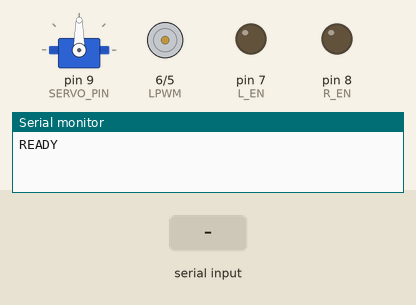
The sketch below on a simulated Arduino Uno, built with avr-gcc and run on an emulated ATmega328P. On the bench: servo, motor-driver pin pairs drawn as motors (green arrow = first pin HIGH = forward, orange = second pin HIGH = backward, longer = more drive), output pins drawn as LEDs (lit = HIGH), the last lines printed to the serial monitor. The inputs (shaded band) are chosen by the test bench.

Above: at 1.2 s.
1.3 s: "90,45\n" received over Serial
At 3.0 s:
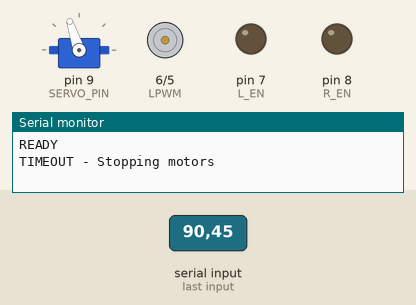
3.3 s: "30,150\n" received over Serial
At 3.7 s:
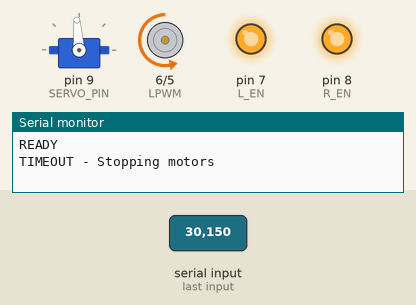
5.3 s: "200\n" received over Serial
At 8.0 s:
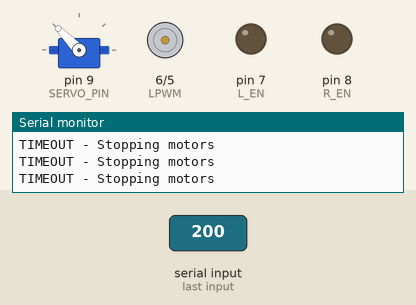
8.3 s: "1,90\n" received over Serial
At 9.7 s:
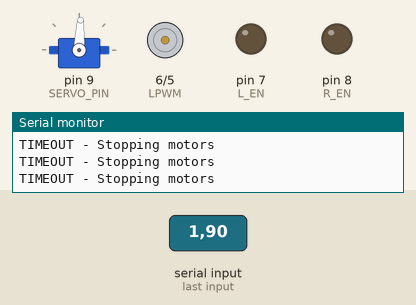
10.3 s: "90\n" received over Serial
At 11.6 s:
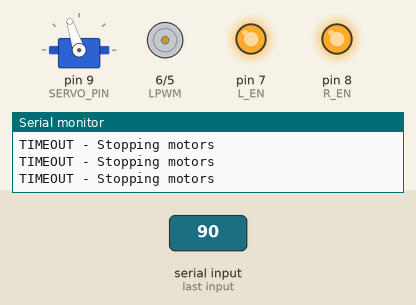
13.3 s: "1,90,45\n" received over Serial
At 13.7 s:
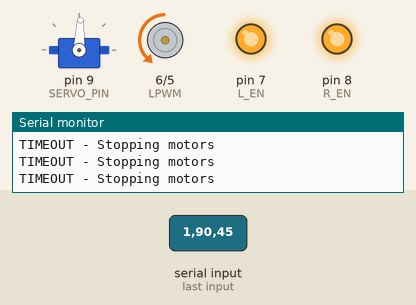
Timing chart, 0 to 16.3 s (numbered marks = the images above; inputs shaded):
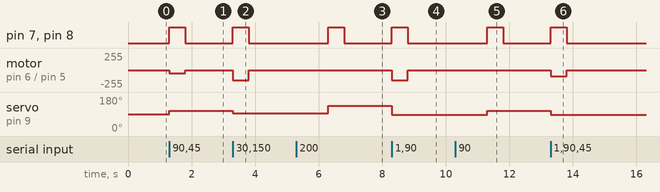

Measured:
- after the input at 1.3 s, pin 7 (L_EN), pin 8 (R_EN): LOW → HIGH at once, → LOW 0.50 s later; motor on pin 6 (LPWM) / pin 5 (RPWM): stopped → backward 45/255 at once, → stopped 0.50 s later; servo on pin 9 (SERVO_PIN): 90° → 108° at once
- after the input at 3.3 s, pin 7 (L_EN), pin 8 (R_EN): LOW → HIGH at once, → LOW 0.50 s later; motor on pin 6 (LPWM) / pin 5 (RPWM): stopped → backward 150/255 at once, → stopped 0.50 s later; servo on pin 9 (SERVO_PIN): 108° → 94° at once
- after the input at 5.3 s, pin 7 (L_EN), pin 8 (R_EN): LOW → HIGH after 1.0 s, → LOW 0.50 s later; servo on pin 9 (SERVO_PIN): 94° → 134° after 1.0 s
- after the input at 8.3 s, pin 7 (L_EN), pin 8 (R_EN): LOW → HIGH at once, → LOW 0.50 s later; motor on pin 6 (LPWM) / pin 5 (RPWM): stopped → backward 150/255 at once, → stopped 0.50 s later; servo on pin 9 (SERVO_PIN): 134° → 87° at once
- after the input at 10.3 s, pin 7 (L_EN), pin 8 (R_EN): LOW → HIGH after 1.0 s, → LOW 0.50 s later; servo on pin 9 (SERVO_PIN): 87° → 108° after 1.0 s
- after the input at 13.3 s, pin 7 (L_EN), pin 8 (R_EN): LOW → HIGH at once, → LOW 0.50 s later; motor on pin 6 (LPWM) / pin 5 (RPWM): stopped → backward 90/255 at once, → stopped 0.50 s later; servo on pin 9 (SERVO_PIN): 108° → 87° at once

The sketch:

motorcontroller.ino
```cpp
#include <Servo.h>

Servo steering;
const int SERVO_PIN = 9;

// H-Bridge pins
const int RPWM = 5;  // Right PWM (forward)
const int LPWM = 6;  // Left PWM (reverse)
const int L_EN = 7;  // Left Enable
const int R_EN = 8;  // Right Enable

const unsigned long TIMEOUT_MS = 500;  // Stop if no data for 0.5 seconds
unsigned long lastSignalTime = 0;

bool motorActive = false;

void setup() {
  Serial.begin(115200);

  // Initialize servo
  steering.attach(SERVO_PIN);
  steering.write(90);  // Center position

  // Initialize motor pins
  pinMode(RPWM, OUTPUT);
  pinMode(LPWM, OUTPUT);
  pinMode(L_EN, OUTPUT);
  pinMode(R_EN, OUTPUT);

  // Start with everything off
  digitalWrite(RPWM, LOW);
  digitalWrite(LPWM, LOW);
  digitalWrite(R_EN, LOW);
  digitalWrite(L_EN, LOW);

  Serial.println("READY");
  lastSignalTime = millis();
}

void loop() {
  // Enable H-Bridge when active
  if (motorActive) {
    digitalWrite(R_EN, HIGH);
    digitalWrite(L_EN, HIGH);
  } else {
    digitalWrite(R_EN, LOW);
    digitalWrite(L_EN, LOW);
  }

  // Safety timeout check
  if (millis() - lastSignalTime > TIMEOUT_MS) {
    if (motorActive) {  // Only log once when transitioning
      Serial.println("TIMEOUT - Stopping motors");
      stopMotors();
      motorActive = false;
    }
  }

  // Only run if data is waiting
  if (Serial.available() > 0) {
    // Read integers directly
    int raw_angle = Serial.parseInt();
    int speed = Serial.parseInt();

    // Wait for newline, or timeout after 10ms
    unsigned long start = millis();
    while (Serial.available() > 0 && millis() - start < 10) {
      if (Serial.read() == '\n') {
        break;
      }
    }

    // Reset the safety timer
    lastSignalTime = millis();
    motorActive = true;

    // Python sends angle * 10 (-235 to 235)
    // Map -235/235 to servo 28/138
    if(raw_angle > 0) {raw_angle = raw_angle + 20;}
    int servo_val = map(raw_angle, -235, 235, 28, 138);

    steering.write(servo_val);


    // MOTOR CONTROL
    if (speed > 0) {
      // Forward
      analogWrite(LPWM, 0);
      analogWrite(RPWM, constrain(speed, 0, 255));
    }
    else if (speed < 0) {
      // Reverse
      analogWrite(RPWM, 0);
      analogWrite(LPWM, constrain(abs(speed), 0, 255));
    }
    else {
      // Stop
      stopMotors();
    }
  }
  delay(1); // ~1000 Hz loop rate
}

void stopMotors() {
  analogWrite(RPWM, 0);
  analogWrite(LPWM, 0);
  digitalWrite(RPWM, LOW);
  digitalWrite(LPWM, LOW);
}
```
